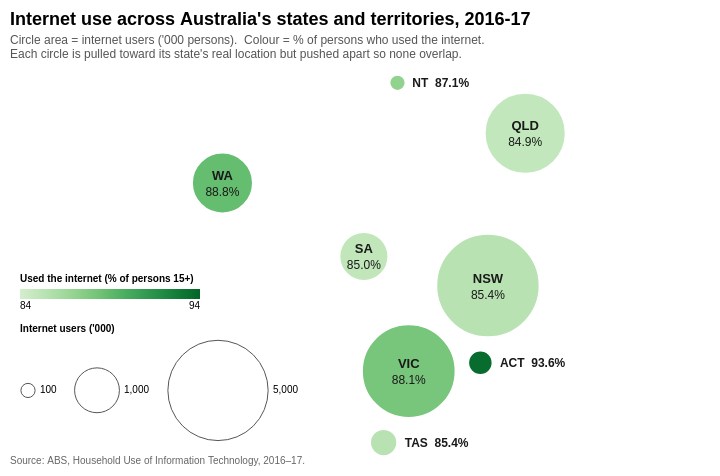

The Vega-Lite source for this figure:
### Vega specification from a JSON file in a GitHub repository (floating-point values rounded to 4 significant figures)
{"$schema": "https://vega.github.io/schema/vega/v5.json", "description": "A Dorling cartogram of internet use by Australian state/territory, 2016-17 (ABS Household Use of Information Technology).", "width": 700, "height": 300, "padding": 10, "autosize": "pad", "title": {"text": "Internet use across Australia's states and territories, 2016-17", "subtitle": ["Circle area = internet users ('000 persons).  Colour = % of persons who used the internet.", "Each circle is pulled toward its state's real location but pushed apart so none overlap."], "anchor": "start", "frame": "group", "fontSize": 18, "subtitleFontSize": 12, "subtitleColor": "#555", "subtitlePadding": 6, "offset": 12}, "signals": [{"name": "rScale", "value": 0.8, "bind": {"input": "range", "min": 0.4, "max": 1.0, "step": 0.05, "name": "Circle size"}}], "projections": [{"name": "projection", "type": "equalEarth", "scale": 860, "center": [134, -28], "translate": [{"signal": "width / 2"}, {"signal": "height / 2"}]}], "data": [{"name": "states", "values": [{"code": "NSW", "name": "New South Wales", "users": 5268.0, "nonusers": 911.8, "total": 6171.0, "pct": 85.4, "pctNo": 14.8, "lon": 146.9, "lat": -32.2}, {"code": "VIC", "name": "Victoria", "users": 4322.0, "nonusers": 571.3, "total": 4908.0, "pct": 88.1, "pctNo": 11.6, "lon": 144.7, "lat": -36.9}, {"code": "QLD", "name": "Queensland", "users": 3232.0, "nonusers": 569.5, "total": 3807.0, "pct": 84.9, "pctNo": 15.0, "lon": 144.5, "lat": -22.5}, {"code": "SA", "name": "South Australia", "users": 1168.0, "nonusers": 205.8, "total": 1375.0, "pct": 85.0, "pctNo": 15.0, "lon": 135.5, "lat": -30.0}, {"code": "WA", "name": "Western Australia", "users": 1822.0, "nonusers": 228.7, "total": 2052.0, "pct": 88.8, "pctNo": 11.1, "lon": 121.5, "lat": -25.5}, {"code": "TAS", "name": "Tasmania", "users": 356.1, "nonusers": 60.8, "total": 416.9, "pct": 85.4, "pctNo": 14.6, "lon": 146.6, "lat": -42.0}, {"code": "NT", "name": "Northern Territory", "users": 123.4, "nonusers": 17.8, "total": 141.7, "pct": 87.1, "pctNo": 12.6, "lon": 133.0, "lat": -19.5}, {"code": "ACT", "name": "Australian Capital Territory", "users": 285.9, "nonusers": 19.0, "total": 305.4, "pct": 93.6, "pctNo": 6.2, "lon": 149.0, "lat": -35.5}], "transform": [{"type": "geopoint", "projection": "projection", "fields": ["lon", "lat"], "as": ["px", "py"]}, {"type": "formula", "expr": "datum.px", "as": "x"}, {"type": "formula", "expr": "datum.py", "as": "y"}, {"type": "force", "static": true, "iterations": 400, "forces": [{"force": "collide", "radius": {"expr": "rScale * sqrt(datum.users) + 3"}, "iterations": 3}, {"force": "x", "x": "px", "strength": 0.15}, {"force": "y", "y": "py", "strength": 0.15}]}, {"type": "formula", "expr": "rScale * sqrt(datum.users)", "as": "r"}]}, {"name": "big", "source": "states", "transform": [{"type": "filter", "expr": "datum.r >= 22"}]}, {"name": "small", "source": "states", "transform": [{"type": "filter", "expr": "datum.r < 22"}]}], "scales": [{"name": "color", "type": "linear", "domain": [84, 94], "range": {"scheme": "greens"}, "clamp": true}, {"name": "size", "type": "linear", "zero": true, "domain": [0, 5400], "range": [0, {"signal": "PI * rScale * rScale * 5400"}]}], "legends": [{"fill": "color", "type": "gradient", "title": "Used the internet (% of persons 15+)", "orient": "none", "legendX": 10, "legendY": 200, "direction": "horizontal", "gradientLength": 180, "gradientThickness": 10, "format": ".0f", "titleFontSize": 10, "labelFontSize": 10, "titleLimit": 300}, {"size": "size", "type": "symbol", "title": "Internet users ('000)", "orient": "none", "legendX": 10, "legendY": 250, "direction": "horizontal", "values": [100, 1000, 5000], "format": ",.0f", "symbolType": "circle", "symbolFillColor": "transparent", "symbolStrokeColor": "#555", "symbolStrokeWidth": 1, "columnPadding": 15, "titleFontSize": 10, "labelFontSize": 10, "titleLimit": 300}], "marks": [{"type": "symbol", "name": "circles", "from": {"data": "states"}, "encode": {"enter": {"shape": {"value": "circle"}, "stroke": {"value": "#ffffff"}, "strokeWidth": {"value": 1.5}, "tooltip": {"signal": "{title: datum.name, \"Internet users ('000)\": format(datum.users, ',.1f'), 'Used the internet (%)': datum.pct, 'Did not use (%)': datum.pctNo}"}}, "update": {"x": {"field": "x"}, "y": {"field": "y"}, "size": {"scale": "size", "field": "users"}, "fill": {"scale": "color", "field": "pct"}, "fillOpacity": {"value": 1}}, "hover": {"stroke": {"value": "#222"}, "strokeWidth": {"value": 2.5}}}}, {"type": "text", "name": "bigCode", "from": {"data": "big"}, "interactive": false, "encode": {"update": {"x": {"field": "x"}, "y": {"signal": "datum.y - 7"}, "text": {"field": "code"}, "align": {"value": "center"}, "baseline": {"value": "middle"}, "fontWeight": {"value": "bold"}, "fontSize": {"value": 13}, "fill": {"value": "#1a1a1a"}}}}, {"type": "text", "name": "bigPct", "from": {"data": "big"}, "interactive": false, "encode": {"update": {"x": {"field": "x"}, "y": {"signal": "datum.y + 9"}, "text": {"signal": "format(datum.pct, '.1f') + '%'"}, "align": {"value": "center"}, "baseline": {"value": "middle"}, "fontSize": {"value": 12}, "fill": {"value": "#1a1a1a"}}}}, {"type": "text", "name": "smallLabel", "from": {"data": "small"}, "interactive": false, "encode": {"update": {"x": {"signal": "datum.x + datum.r + 6"}, "y": {"field": "y"}, "text": {"signal": "datum.code + '  ' + format(datum.pct, '.1f') + '%'"}, "align": {"value": "left"}, "baseline": {"value": "middle"}, "fontSize": {"value": 12}, "fontWeight": {"value": "bold"}, "fill": {"value": "#1a1a1a"}}}}, {"type": "text", "name": "source", "interactive": false, "encode": {"update": {"x": {"value": 0}, "y": {"signal": "height + 90"}, "text": {"value": "Source: ABS, Household Use of Information Technology, 2016–17. "}, "fontSize": {"value": 10}, "fill": {"value": "#666"}}}}]}
